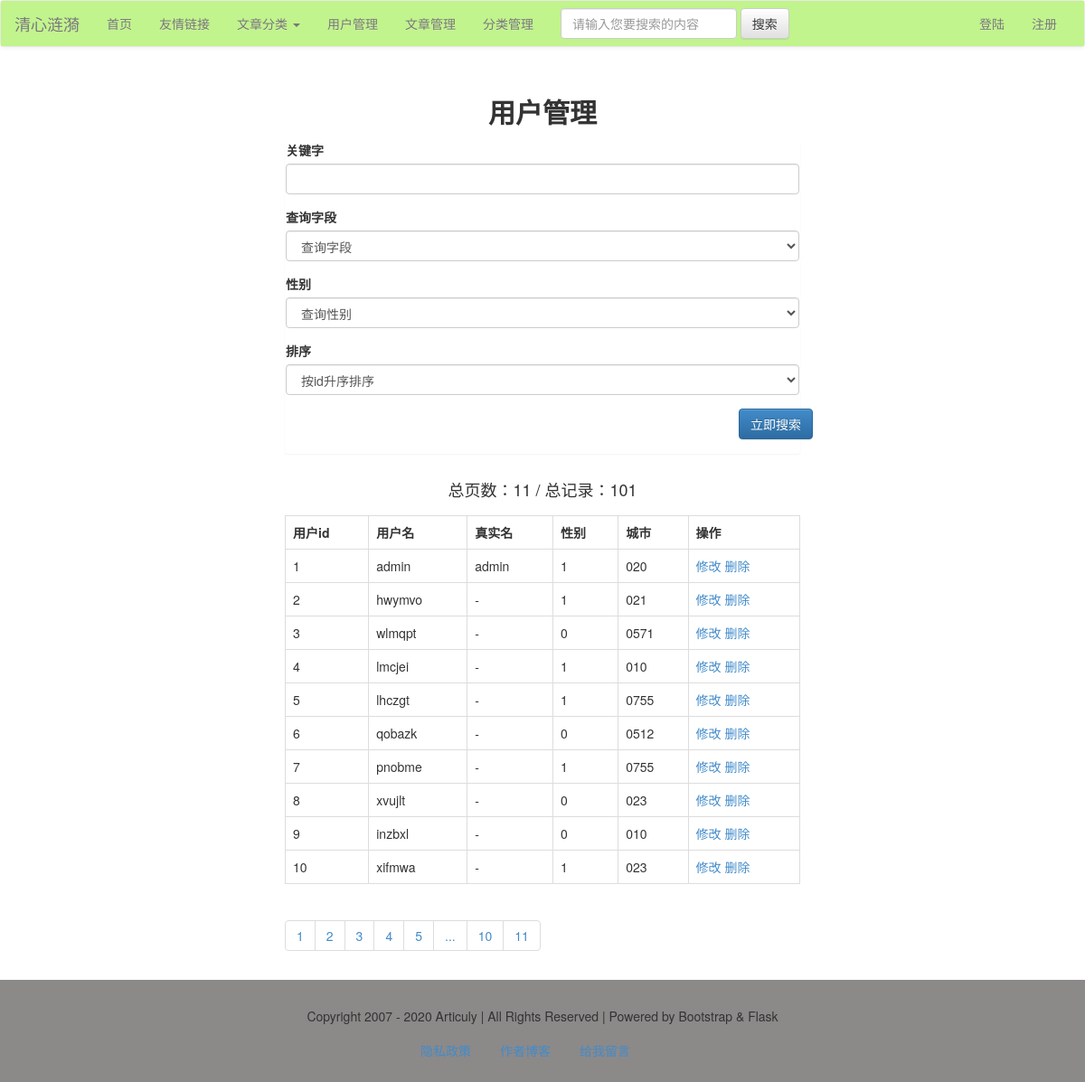
The page /user/list (signed in) on the database as committed earlier.
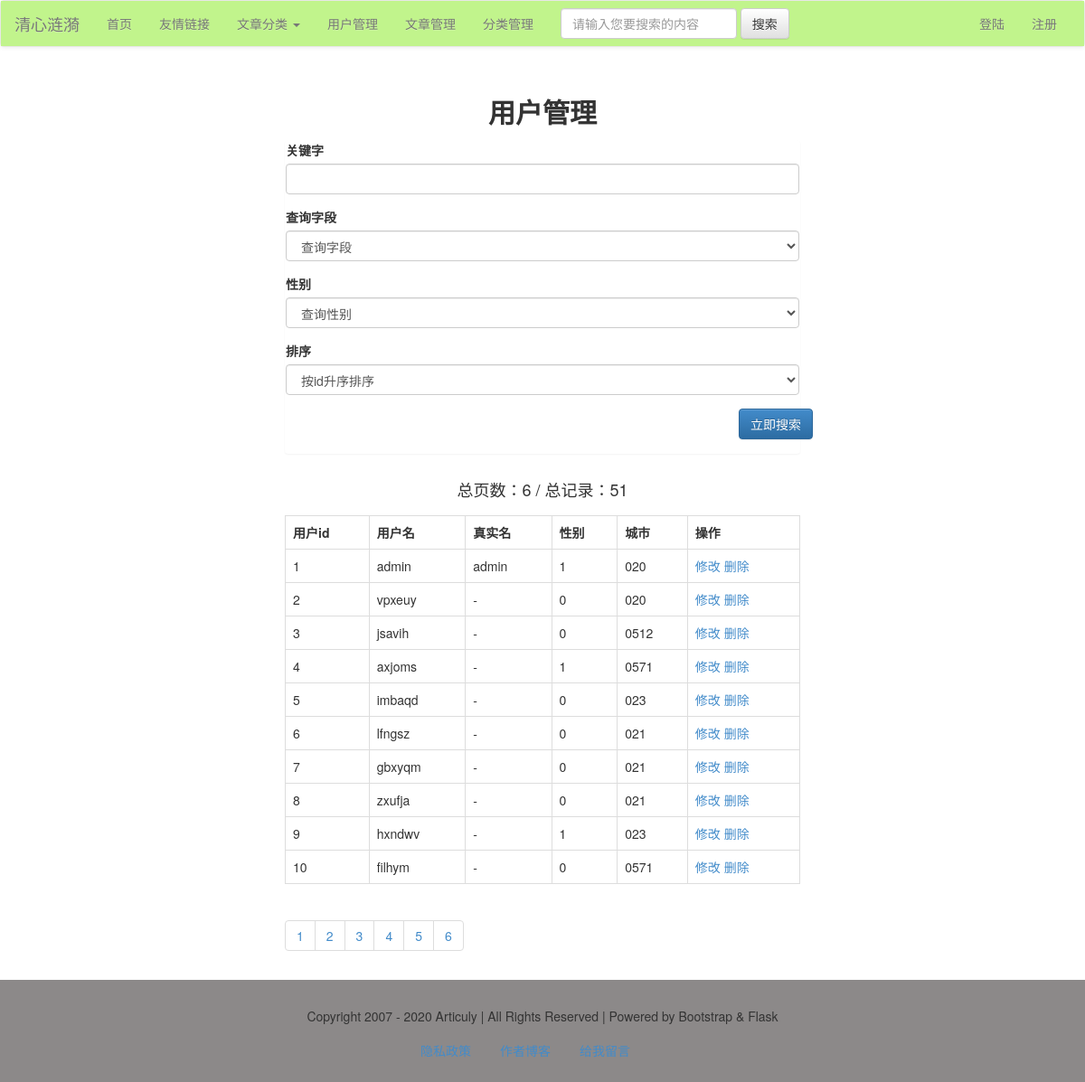
The same page on the database as committed later.
### models.py (models this page shows, shortened)
class User(db.Model):
    id = db.Column(db.Integer, primary_key=True)
    username = db.Column(db.String)
    password = db.Column(db.String)
    realname = db.Column(db.String)
    sex = db.Column(db.Integer)
    city = db.Column(db.String)
    hobby = db.Column(db.String)
    intro = db.Column(db.String)

### views/users.py (the view)
@user_app.route('/list/<int:page>', methods=['get', 'post'])
@user_app.route('/list', defaults={'page': 1}, methods=['get', 'post'])
@login_required
def userList(page):
    if request.method == 'POST':
        q = request.form['q']
        condition = {request.form['field']: q}
        if request.form['field'] == 'realname':
            condition = User.realname.like('%%%s%%' % q)
        else:
            condition = User.username.like('%%%s%%' % q)
        if request.form['order'] == '1':
            order = User.id.asc()
        else:
            order = User.id.desc()
        if request.form['sex'] == '':
            res = User.query.filter(condition).order_by(order).paginate(page, 10)
        else:
            res = User.query.filter(condition, User.sex == request.form['sex']).order_by(order).paginate(page, 10)
    else:
        res = User.query.paginate(page, 10)
    users = res.items
    pageList = res.iter_pages()
    total = res.total
    pages = res.pages
    return render_template('user/user_list.html', users=users, pageList=pageList, pages=pages, total=total)

### app.py (called while the page is built)
@app.context_processor
def account():
    username = session.get('user')
    return {'username': username}

@app.context_processor
def getCateList():
    cates = Category.query.all()
    return {'cates': cates}

### libs.py (called while the page is built)
def login_required(func):
    @wraps(func)
    def decorator_nest(*args, **kwargs):
        if not 'user' in session:
            return redirect(url_for('login'))
        else:
            print(func)
            return func(*args, **kwargs)
    return decorator_nest

### templates/user/user_list.html (shortened to what this page needs)
{% extends 'base.html' %}
{% block content %}
    <div class="container-fluid">
        <div class="row">
            <div class="main col-lg-6 col-lg-offset-3 col-md-8 col-md-offset-2 col-sm-10 col-sm-offset-1 col-xs-12">
                <h2 class="text-center"><b>用户管理</b></h2>
                <div class="panel">
                    <form action="" method="post">
                        <div class="form-group">
                            <label for="q" class="control-label">关键字</label>
                            <input type="text" name="q" class="form-control">
                        </div>
                        <div class="form-group">
                            <label for="field" class="control-label">查询字段</label>
                            <select name="field" class="form-control">
                                <option value="">查询字段</option>
                            </select>
                        </div>
                        <div class="form-group">
                            <label for="sex" class="control-label">性别</label>
                            <select name="sex" class="form-control">
                                <option value="" checked>查询性别</option>
                            </select>
                        </div>
                        <div class="form-group">
                            <label for="排序" class="control-label">排序</label>
                            <select name="order" class="form-control">
                                <option value="1" checked>按id升序排序</option>
                            </select>
                        </div>
                        <div class="form-group ">
                            <div class="row"><input type="submit" name="search" class="btn btn-primary pull-right"
                                                    value="立即搜索"></div>
                        </div>
                    </form>
                </div>
                <div class="row"><h4 class="text-center">总页数：{{ pages }} / 总记录：{{ total }}</h4></div>
                <table class="table table-bordered ">
                    <tr>
                        <th>用户id</th>
                        <th>用户名</th>
                        <th>真实名</th>
                        <th>性别</th>
                        <th>城市</th>
                        <th>操作</th>
                    </tr>
                    {% for user in users %}
                        <tr>
                            <td>{{ user.id }}</td>
                            <td>{{ user.username }}</td>
                            <td>{{ user.realname }}</td>
                            <td>{{ user.sex }}</td>
                            <td>{{ user.city }}</td>
                            <td>
                                <a href="{{ url_for("user_app.editUser", user_id=user.id) }}">修改</a>
                                <a href="{{ url_for("user_app.deleteUser", user_id=user.id) }}">删除</a>
                            </td>
                        </tr>
                    {% endfor %}
                </table>
                <ul class="pagination">
                    {% for page in pageList %}
                        {% if page!=None %}
                            <li><a href="{{ url_for("user_app.userList", page=page) }}">{{ page }}</a></li>
                        {% else %}
                            <li><a href="#">...</a></li>
                        {% endif %}
                    {% endfor %}
                </ul>
            </div>
        </div>
    </div>
{% endblock %}

### templates/base.html (shortened to what this page needs)
<!DOCTYPE html>
<html>
{% block head %}
    <head>
        <link rel="stylesheet" type="text/css" href="{{ url_for("static", filename="css/bootstrap.css") }}"/>
        <link rel="stylesheet" type="text/css" href="{{ url_for("static", filename="css/bootstrap-theme.css") }}"/>
    </head>
{% endblock %}
<body>
{% block nav %}
    <nav class="navbar navbar-default">
        <div class="container-fluid" style="background-color: #C1F48C;">
            <div class="navbar-header">
                <a class="navbar-brand" href="#">清心涟漪</a>
            </div>
            <div class="collapse navbar-collapse" id="bs-example-navbar-collapse-1">
                <ul class="nav navbar-nav">
                    <li><a href="/">首页</a></li>
                    <li><a href="#">友情链接</a></li>
                    {% if cates.total!=0 %}
                        <li class="dropdown">
                            <a href="#" class="dropdown-toggle" data-toggle="dropdown" role="button"
                               aria-haspopup="true"
                               aria-expanded="false">文章分类 <span class="caret"></span></a>
                        </li>
                    {% endif %}
                    {% if username %}
                        <li><a href="{{ url_for("user_app.userList") }}">用户管理</a></li>
                        <li><a href="{{ url_for("article_app.list") }}">文章管理</a></li>
                        <li><a href="{{ url_for("article_app.cateList") }}">分类管理</a></li>
                    {% endif %}
                </ul>
                <form class="navbar-form navbar-left">
                    <div class="form-group">
                        <input type="text" class="form-control" placeholder="请输入您要搜索的内容">
                    </div>
                    <button type="submit" class="btn btn-default">搜索</button>
                </form>
                <ul class="nav navbar-nav navbar-right">
                    <li><a href="{{ url_for("login") }}">登陆</a></li>
                    <li><a href="{{ url_for("user_app.register") }}">注册</a></li>
                </ul>
            </div>
        </div>
    </nav>
{% endblock %}
{% block content %}{% endblock %}
{% block footer %}
    <footer>
        <div class="container-fluid">
            <div class="row">
                <div class="col-md-12">
                    Copyright 2007 - 2020 Articuly | All Rights Reserved | Powered by Bootstrap & Flask
                </div>
            </div>
        </div>
        <nav>
            <ul class="nav nav-pills">
                <li><a href="" data-toggle="modal" data-target="#myModal">隐私政策</a></li>
                <li><a href="https://articuly.com" target="_blank">作者博客</a></li>
                <li><a href="">给我留言</a></li>
            </ul>
        </nav>
    </footer>
{% endblock %}
</body>
</html>

### templates/base.html (style rules this page uses)
footer { padding: 15px; background: #8c8989; text-align: center; }
footer nav { margin: auto; width: 300px; }
.row { margin-top: 15px; margin-bottom: 8px; }
.panel { margin-top: 15px; }

Rows that differ between the two databases and show on the page:
changed User id 2: username "hwymvo" → "vpxeuy"; sex "1" → "0"; city "021" → "020"
changed User id 3: username "wlmqpt" → "jsavih"; city "0571" → "0512"
changed User id 4: username "lmcjei" → "axjoms"; city "010" → "0571"
changed User id 5: username "lhczgt" → "imbaqd"; sex "1" → "0"; city "0755" → "023"
changed User id 6: username "qobazk" → "lfngsz"; city "0512" → "021"
changed User id 7: username "pnobme" → "gbxyqm"; sex "1" → "0"; city "0755" → "021"
changed User id 8: username "xvujlt" → "zxufja"; city "023" → "021"
changed User id 9: username "inzbxl" → "hxndwv"; sex "0" → "1"; city "010" → "023"
changed User id 10: username "xifmwa" → "filhym"; sex "1" → "0"; city "023" → "0571"
Other text that changed with them:
{{ pages }}: "11" → "6"
{{ total }}: "101" → "51"
new list line: "6"
list line gone: "10"
list line gone: "11"
